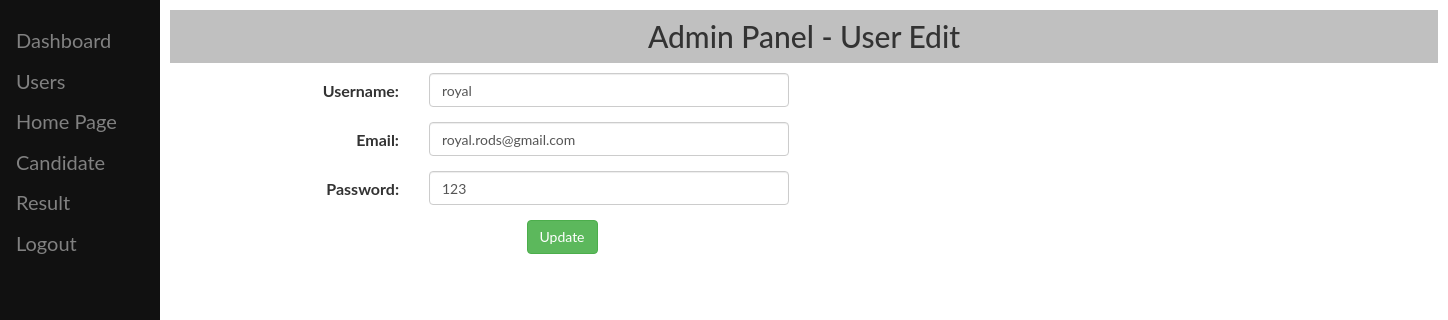
The app's page /admin/user_edit.php?edit=2 with its own data.
### tables this page shows
CREATE TABLE `user_details` (
  `user_id` int(10) NOT NULL,
  `user_name` varchar(100) NOT NULL,
  `user_email` varchar(100) NOT NULL,
  `user_pass` varchar(100) NOT NULL,
  `user_ph` varchar(100) NOT NULL,
  `user_course` varchar(100) NOT NULL,
  `user_sem` varchar(100) NOT NULL,
  `user_reg` varchar(100) NOT NULL,
  `user_gen` varchar(100) NOT NULL
);

### admin/user_edit.php (the view, shortened to what this page needs)
<?php
   $connect = mysqli_connect('localhost', 'root', '', 'aca_votingdb');
?>
<!DOCTYPE html>
<html lang="en">
<head>
		<link rel="stylesheet" href="../bootstrap/bootstrap.min.css">
	</head>
	<body>
		<div class="sidenav">
			<a href="main.php">Dashboard</a>
			<a href="users.php">Users</a>
			<a href="home_edit.php">Home Page</a>
			<a href="candidate_edit.php">Candidate</a>
			<a href="result_edit.php">Result</a>
			<a href="index.php">Logout</a>
		</div>
		<div class="main">
		  <h2 style="background-color:silver; padding:10px; text-align:center; margin-top:10px;">Admin Panel - User Edit </h2>
			<?php
				$edit_rec = $_GET['edit'];
				$query = "SELECT * FROM user_details WHERE user_id ='$edit_rec'";
				$result = mysqli_query($connect, $query);
					while($row = mysqli_fetch_array($result)) {
			?>
				<div class="container">
				  <form class="form-horizontal" action="user_edit.php" method="POST">
					<div class="form-group">
					  <label class="control-label col-sm-2" for="email">Username:</label>
					  <div class="col-sm-4">
						<input type="text" class="form-control" id="username" name="username" value="<?php echo $row['user_name']; ?>">
					  </div>
					</div>
					<div class="form-group">
					  <label class="control-label col-sm-2" for="email">Email:</label>
					  <div class="col-sm-4">
						<input type="email" class="form-control" id="email" name="email" value="<?php echo $row['user_email']; ?>">
					  </div>
					</div>
					<div class="form-group">
					  <label class="control-label col-sm-2" for="pwd">Password:</label>
					  <div class="col-sm-4">
						<input type="text" class="form-control" id="password" name="password" value="<?php echo $row['user_pass']; ?>">
					  </div>
					</div>
					<div class="form-group">
					  <div class="col-sm-offset-3 col-sm-10">
						<input name="btn_update" class="btn btn-success" type="submit" value="Update"/>
					  </div>
					</div>
				  </form>
				</div>
			<?php } ?>
	</body>
</html>

### admin/user_edit.php (style rules this page uses)
body { font-family: "Lato", sans-serif; }
.sidenav { height: 100%; width: 160px; position: fixed; z-index: 1; top: 0; left: 0; background-color: #111; overflow-x: hidden; padding-top: 20px; }
.sidenav a { padding: 6px 8px 6px 16px; text-decoration: none; font-size: 20px; color: #818181; display: block; }
.main { margin-left: 160px; font-size: 16px; padding: 0px 10px; }

### records on screen
user_details: username "royal", email "royal.rods@gmail.com", password "123"
